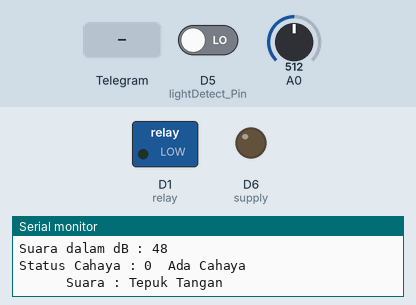
The sketch below on a simulated ESP8266 (NodeMCU). On the bench: switched loads named in the sketch (green lamp = pin HIGH), output pins drawn as LEDs (lit = HIGH), the last lines printed to the serial monitor. The test bench sets the inputs (shaded band); at power-on: D5 (lightDetect_Pin) LOW, A0 = 512. WiFi joins after 1.5 s; servers stay silent unless stated; the local clock reads 2024-03-15 10:24:30 at power-on unless the sketch sets it.

Above: at 3.5 s.
3.6 s: Telegram message "/relayOFF" received
At 5.4 s:
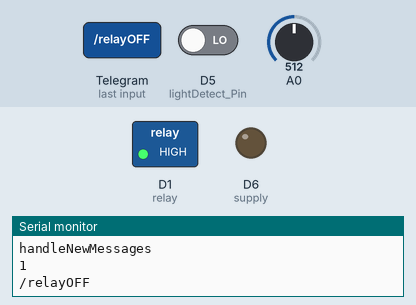
7.0 s: D5 (lightDetect_Pin) driven HIGH
9.1 s: Telegram message "/relayON" received
11.4 s: Telegram message "/cekStatusRelay" received
Timing chart, 0 to 14.0 s (numbered marks = the images above; inputs shaded):
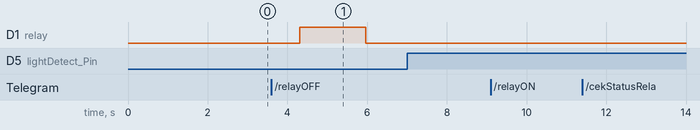

The sketch:

sketch.ino
```cpp
/*==========================================================================================
  {
    "name":"Project #11 --> Control Relay via Telegram",
    "description":"Control relay using Telegram Bot, detection sound and light using sensor, and control ON/OFF relay via Bot.",
    "keywords":"Communication,Telegram,Arduino,ESP32,ESP8266,FuzzyLogic,Tsukamoto",
    "authors":
    {
      "name": "Gungwah <gungwahada1@gmail.com>",
      "telegram": "@agungsemaraa"
      "instagram": "@agungsemaraa"
    },
    "repository":
    {
      "type": "git",
      "url": "",
    },
    "version":
    {
      "UniversalTelegramBot": "1.3.0",
      "ArduinoJson": "6.20.1",
      "esp32": "2.0.7",
      "esp8266": "3.1.1",
    }
  }
==========================================================================================*/

#include "Sound_Detection.h"  // Include file on same folder
#include "Light_Detection.h"  // Include file on same folder

// If using ESP32
#ifdef ESP32
#include <WiFi.h>  // Include library Wifi for ESP32
#define relay 2    // Inizialize pin GPIO 2 for relay
// If using ESP8266
#else
#include <ESP8266WiFi.h>  // Include library Wifi for ESP8266
#define relay D1          // Inizialize pin D1 for relay
#define supply D6         // Inizialize pin D5 for supply
#endif

#include <WiFiClientSecure.h>      // Library Wifi Client Secure
#include <UniversalTelegramBot.h>  // Library Universal Telegram Bot Menggunakan Versi 1.3.0
#include <ArduinoJson.h>           // Library Arduino Json Menggunakan Versi 6.15.2

/************************************************************************************************/
// #define SSID_Name "Gungwah ada berapa?"
// #define PASSWORD "Gungwahada1"
#define SSID_Name "TP-Link_B3CA"                                   // Inizialize name of SSID
#define PASSWORD "59917557"                                        // Inizialize Password
#define BOTtoken "6134335313:AAHJ7EUtDmC8YGwme7JtUfDWMkriXYc4SsY"  // Inizialize Token Bot Telegram from BotFather
#define CHAT_ID "1074113887"                                       // Inizialize User Chat ID from IDBOT
/************************************************************************************************/

// If using ESP8266
#ifdef ESP8266
X509List cert(TELEGRAM_CERTIFICATE_ROOT);  // SSL Telegram Certificate
#endif

/************************************************************************************************/
WiFiClientSecure client;                     // Create variable name for client
UniversalTelegramBot bot(BOTtoken, client);  // Create variable name for bot

const char* ssid = SSID_Name;     // Change SSID_Name as pointer ssid
const char* password = PASSWORD;  // Change PASSWORD as pointer password

int delayRequestBot = 1000;    // Delay for request with bot
unsigned long lastTimeBotRun;  // Inizialize variable lastTimeBotRun

unsigned long lightTimerExpires;
boolean lightTimerActive = false;
/************************************************************************************************/

#define ON HIGH
#define OFF LOW
#define hidup LOW
#define mati HIGH

// Light Detection (0 => Light & 1 => Dark)
int light = 0;
int dark = 1;

// Function to control message from Telegram
void handleNewMessages(int numNewMessages) {
  Serial.println("handleNewMessages");
  Serial.println(String(numNewMessages));

  // If have message from telegram, the action is send back message to client
  for (int i = 0; i < numNewMessages; i++) {
    String chat_id = String(bot.messages[i].chat_id);
    if (chat_id != CHAT_ID) {
      bot.sendMessage(chat_id, "User unregistered!", "");  // If client from chat_id not same with chat id above
      continue;
    }

    // Create variable text to get message data from client
    String text = bot.messages[i].text;
    Serial.println(text);
    String from_name = bot.messages[i].from_name;

    if (text == F("/relayON")) {  // If client send /relayON
      digitalWrite(relay, hidup);
      bot.sendChatAction(chat_id, "typing");
      delay(1000);
      bot.sendMessage(chat_id, "Menyala");  // Notification of condition
    } else if (text == F("/relayOFF")) {    // If client send /relayOFF
      digitalWrite(relay, mati);
      bot.sendChatAction(chat_id, "typing");
      delay(1000);
      bot.sendMessage(chat_id, "Mati");         // Notification of condition
    } else if (text == F("/cekStatusRelay")) {  // If client send /cekStatusRelay
      if (digitalRead(relay) == hidup) {
        bot.sendMessage(chat_id, "Relay Sedang Menyala / ON", "");  // Notification if condition Relay => LOW
      } else {
        bot.sendMessage(chat_id, "Relay Dalam Kondisi Mati / OFF", "");  // Notification if condition Relay => HIGH
      }
    } else {
      // If client send /start
      if (text == F("/start")) {
        String welcome = "Hi " + from_name + ",\n";
        welcome += "Silakan Tekan Ini =>\n";
        welcome += "/tombol\n";
        welcome += "/relayON\n";
        welcome += "/relayOFF\n";
        bot.sendMessage(chat_id, welcome);
      }
      // If client send /tombol
      if (text == F("/tombol")) {
        String Kirim_Perintah = F("[[{ \"text\" : \"ON\", \"callback_data\" : \"/relayON\" },{ \"text\" : \"OFF\", \"callback_data\" : \"/relayOFF\" }],");
        Kirim_Perintah += F("[{ \"text\" : \"            Cek Status Relay             \", \"callback_data\" : \"/cekStatusRelay\" }]]");
        bot.sendMessageWithInlineKeyboard(chat_id, "\nKontrol Relay", "", Kirim_Perintah);
      }
    }
  }
}

void setup() {
  Serial.begin(115200);

// If using ESP8266
#ifdef ESP8266
  // Check the SSL Certificate
  Serial.println("Menggunakan Board ESP8266");
  configTime(0, 0, "pool.ntp.org");
  client.setTrustAnchors(&cert);
#endif

// If using ESP32
#ifdef ESP32
  // Check the SSL Certificate
  Serial.println("Menggunakan Board ESP32");
  client.setCACert(TELEGRAM_CERTIFICATE_ROOT);
#endif

  // Set lightDetect_Pin as INPUT
  pinMode(lightDetect_Pin, INPUT);
  // Set relay as OUTPUT and first condition is LOW / OFF
  pinMode(relay, OUTPUT);
  digitalWrite(relay, hidup);
  // Set supply as INPUT and first condition is LOW
  pinMode(supply, OUTPUT);
  digitalWrite(supply, LOW);

  // Set WIFI Station mode
  WiFi.mode(WIFI_STA);
  // Connecting to WIFI
  WiFi.begin(ssid, password);
  Serial.print("Connecting to WiFi -> ");
  while (WiFi.status() != WL_CONNECTED) {
    delay(1000);
    Serial.print(".");
  }

  // Displaying IP Address
  Serial.println("");
  Serial.print("IP: ");
  Serial.println(WiFi.localIP());
  bot.sendMessage(CHAT_ID, "Halo, \nModule Sudah Siap Di Gunakan\nTekan : \n/start\n/tombol", "");
}

void loop() {
  // Running the void function for detect sound, light, and fuzzy logic
  soundDetect();
  lightDetection();
  fuzzyLogic();

  // Displaying dB and status Lighting
  Serial.print("Suara dalam dB : ");
  Serial.println(db);
  Serial.print("Status Cahaya : ");
  Serial.print(lightDetect);
  Serial.print("\t");
  if (lightDetect == 1) {
    Serial.println("Gelap");
  } else if (lightDetect == 0) {
    Serial.println("Ada Cahaya");
  }

  if (pintu > tepukTangan && pintu > kendaraan) {  // If value sound Pintu > Tepuk Tangan OR Pintu > Kendaraan
    Serial.println("\t\t\tSuara : Pintu");
    digitalWrite(relay, mati);
  } else if (db <= 30) {  // If value dB <= 30
    Serial.println("\t\t\tSuara : Pintu");
    digitalWrite(relay, mati);
  }
  if (tepukTangan > pintu && tepukTangan > kendaraan) {  // If value sound Tepuk Tangan > Pintu OR Tepuk Tangan > Kendaraan
    Serial.println("\t\t\tSuara : Tepuk Tangan");
    digitalWrite(relay, hidup);
    bot.sendMessage(CHAT_ID, "Suara Tepuk Tangan, Lampu Menyala", "");  // Send message if condition is true
    // state = true;
  }
  if (kendaraan > tepukTangan && kendaraan > pintu) {  // If value sound Kendaraan > Tepuk Tangan OR Kendaraan > Pintu
    Serial.println("\t\t\tSuara : Kendaraan");
    digitalWrite(relay, mati);
  } else if (db >= 80) {  // If value dB >= 80
    Serial.println("\t\t\tSuara : Kendaraan");
    digitalWrite(relay, mati);
  }

  // Run detect if new messages from Telegram or not
  if (millis() > lastTimeBotRun + delayRequestBot) {
    int numNewMessages = bot.getUpdates(bot.last_message_received + 1);

    // If got response from Telegram
    while (numNewMessages) {
      Serial.println("Got Renponse!");
      handleNewMessages(numNewMessages);
      numNewMessages = bot.getUpdates(bot.last_message_received + 1);
    }
    lastTimeBotRun = millis();
  } else if (digitalRead(relay) == mati) {  // If relay OFF from Telegram, non-active relay
    digitalWrite(relay, mati);
    Serial.println("Lampu Dimatikan Paksa Melalui Telegram");
  } else if (digitalRead(relay) == hidup) {  // If relay ON from Telegram, sensor work normal detection again
    switch (lightDetect) {
      case 0:
        digitalWrite(relay, hidup);
        Serial.println("Lampu Menyala Normal");
        break;
      case 1:
        digitalWrite(relay, hidup);
        Serial.println("Lampu Menyala Normal");
        break;
    }
  }
}
```

Light_Detection.h
```cpp
// If using ESP32
#ifdef ESP32
#define lightDetect_Pin 5   // Light Sensor Output from pin GPIO 5
// If using ESP8266
#else
#define lightDetect_Pin D5  // Light Sensor Output from pin D5
#endif

int lightDetect;

void lightDetection() {
  lightDetect = digitalRead(lightDetect_Pin);
}
```

Sound_Detection.h
```cpp
const int sampleWindow = 50;  // Sample window width in mS (50 mS = 20Hz)
unsigned int sample;          // Value from Sound Sensor
int db;                       // Value in dB
float p, t, k, pintu, tepukTangan, kendaraan;

// Function for detect sound
void soundDetect() {
  unsigned long startMillis = millis();  // Start of sample window
  float peakToPeak = 0;                  // Peak-to-peak level

  unsigned int signalMax = 0;     // Minimum value
  unsigned int signalMin = 1024;  // Maximum value

  // collect data for 50 mS
  while (millis() - startMillis < sampleWindow) {

// If using ESP32
#ifdef ESP32
    sample = analogRead(36);                // Get reading from pin GPIO 36
  //  If using ESP8266
#else
    sample = analogRead(0);                 // Get reading from pin A0
#endif

    if (sample < 1024)                      // Toss out spurious readings
    {
      if (sample > signalMax) {
        signalMax = sample;                 // Save just the max levels
      } else if (sample < signalMin) {
        signalMin = sample;                 // Save just the min levels
      }
    }
  }
  peakToPeak = signalMax - signalMin;       // Max - min = peak-peak amplitude
  // Serial.println(peakToPeak);
  db = map(peakToPeak, 20, 900, 49.5, 90);  // Calibrate for deciBels
}

// Function to set value with Fuzzy Logic Formula
void fuzzyLogic() {
  // Pintu = 50 - dB / 50 - 40
  p = 50 - db;
  pintu = p / 10;

  // Tepuk Tangan = dB - 40 / 60 - 40
  t = db - 40;
  tepukTangan = t / 20;

  // Kendaraan = dB - 60 / 70 - 60
  k = db - 60;
  kendaraan = k / 10;

  // Displaying value to Serial Monitor
  Serial.print("\t\t\t");
  Serial.print(pintu);
  Serial.print("\t");
  Serial.print(tepukTangan);
  Serial.print("\t");
  Serial.println(kendaraan);
}
```

Measured:
- after the input at 3.6 s, D1 (relay): LOW → HIGH after 0.71 s, → LOW 1.7 s later
